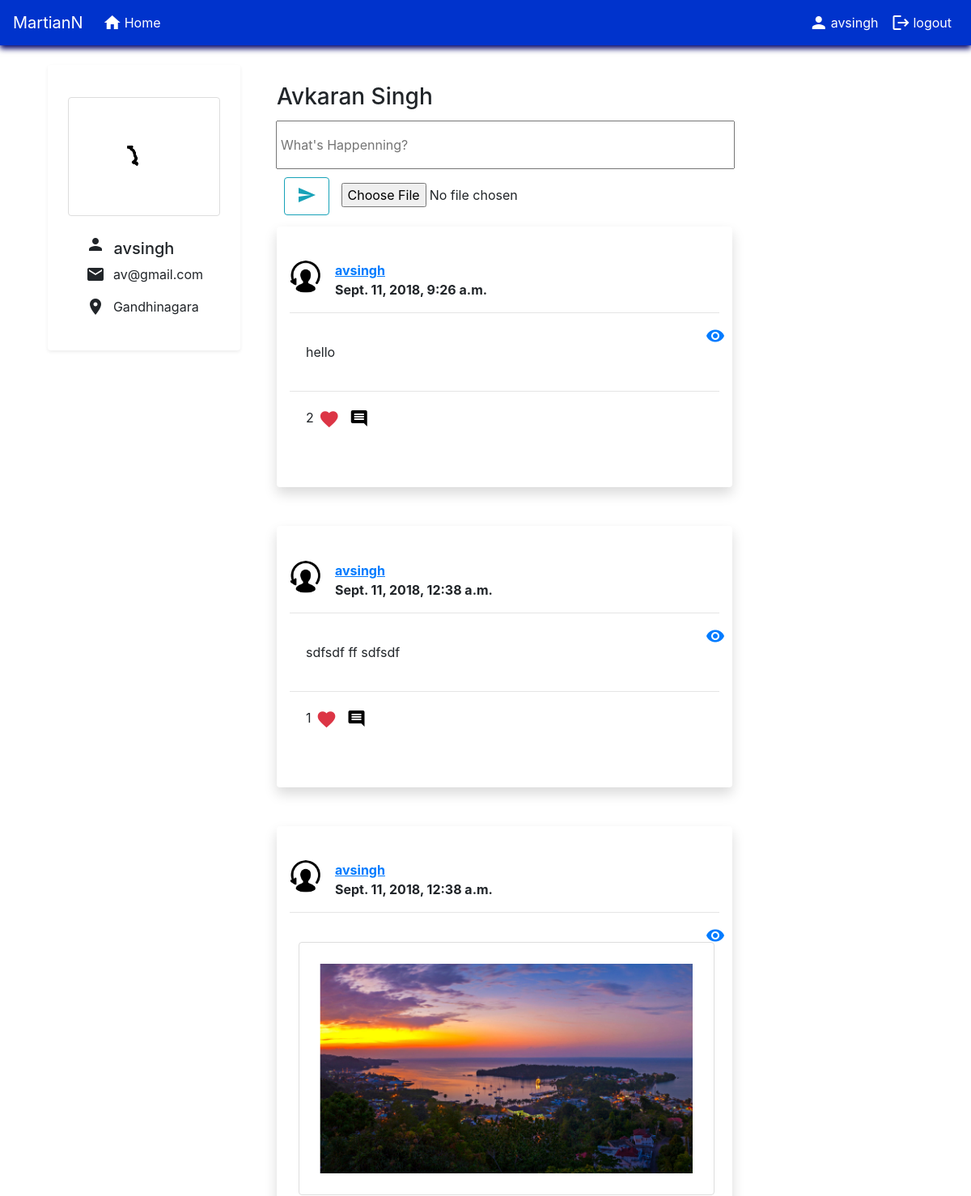
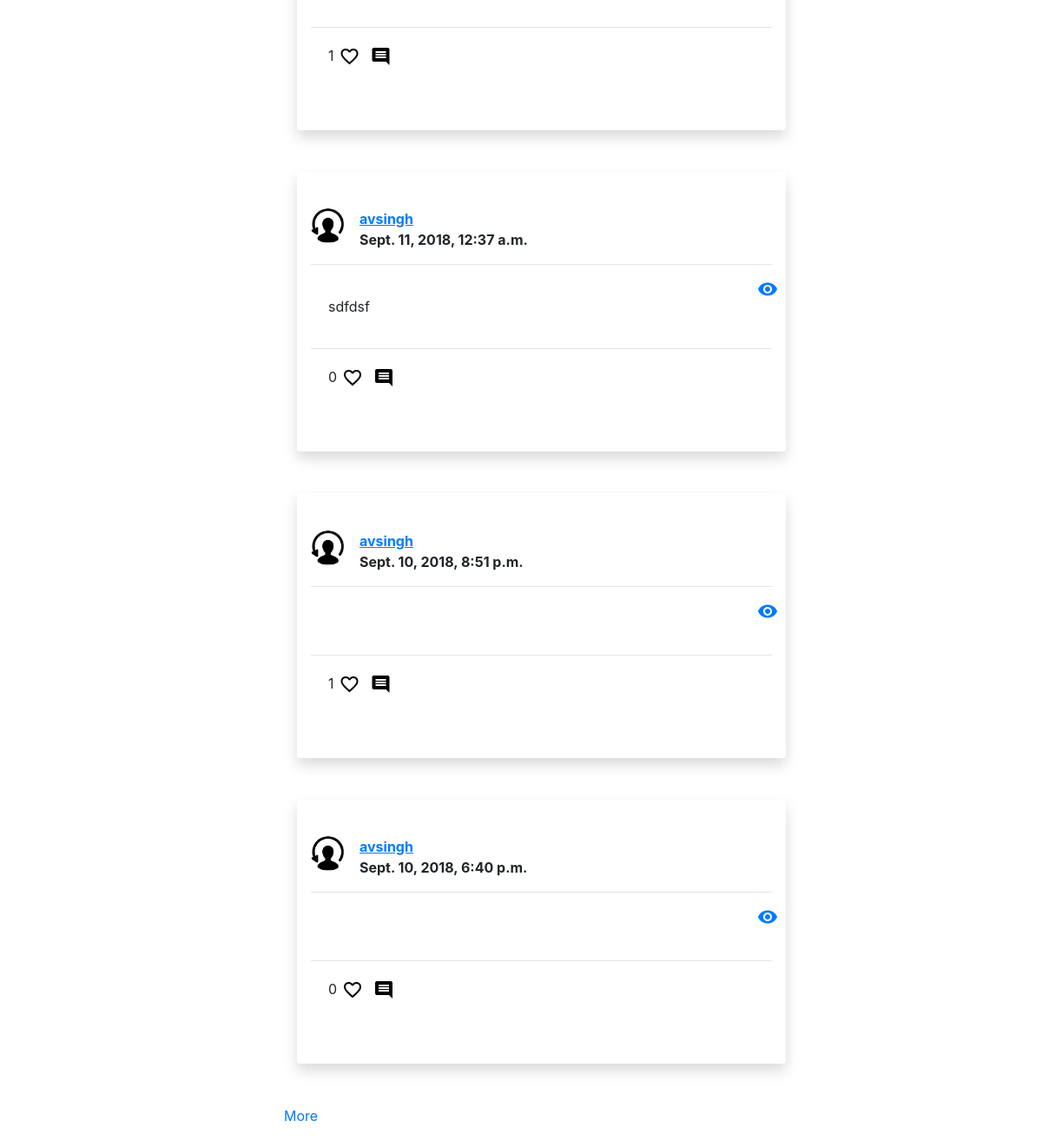
The page /Myprofile/ (signed in) on the database its author committed (2 pictures, top to bottom).
### accounts/models.py (models this page shows)
class UserProfile(models.Model):
    user = models.OneToOneField(User, on_delete=models.CASCADE)
    profile_pic = models.FileField(upload_to='upload_location',   default='/media/profile.png')
    description = models.CharField(max_length=100, default='',null=True)
    city = models.CharField(max_length=100,default='',null=True)
    dob = models.DateField(("DOB"), default=datetime.date.today)
    mobile = models.IntegerField(default=0)

### Myprofile/models.py (models this page shows)
class Post(models.Model):
    user = models.ForeignKey(User, on_delete=models.CASCADE)
    image = models.FileField(upload_to='upload_location',
            null=True,
            blank=True,)
    height_field = models.IntegerField(default=0, null=True)
    width_field = models.IntegerField(default=0, null = True)
    post =  models.TextField(null=True,blank=True)
    likee = models.IntegerField(default=0)
    date = models.DateTimeField(default=datetime.now,blank=True)

### Myprofile/views.py (the view)
def HomeView (request):
    template_name = 'home/home.html'
    userinfo = UserProfile.objects.all().filter(user=request.user)
    print(userinfo[0])
    if request.user.is_authenticated:
        if request.method == 'POST':
            form = HomeForm(request.POST, request.FILES)
            postcommenting = PostsData(request.POST)
            if form.is_valid():
                post =  form.save(commit=False)
                if form.cleaned_data["image"] is None and form.cleaned_data["post"]=='':
                    return HttpResponseRedirect(request.META.get('HTTP_REFERER'))
                post.user = request.user
                post.save()
                print(post.image)
                form = HomeForm()
                return redirect('/Myprofile')
            args = {'form': form, 'postcommenting':postcommenting}
            return render(request, template_name, args)
        else:
            form = HomeForm()
            postcommenting = PostsData()
            posts = Post.objects.all()
            comments = Comments.objects.all()
            likepost = Like.objects.all().filter(user=request.user)
            like = []
            for i in likepost:
                if i.post in posts:
                    like.append(get_object_or_404(Post,pk=i.post.id))
                    print("hh bhai")
                else:
                    print("nhi hh bro")
            print(like)
            posts=posts[::-1]
            page = request.GET.get('page', 1)
            paginator = Paginator(posts, 6)
            try:
                posts = paginator.page(page)
            except PageNotAnInteger:
                posts = paginator.page(1)
            except EmptyPage:
                posts = paginator.page(paginator.num_pages)
            print(userinfo)
            args =  {'form':form,'postcommenting':postcommenting,'posts':posts, 'comments':comments, 'userinfo':userinfo[0],'like':like}
            return render(request, template_name,args)
    else:
        return redirect('/')

### Myprofile/forms.py
class HomeForm(forms.ModelForm):
    class Meta:
        model = Post
        fields = ('post','image',)

class PostsData(forms.ModelForm):
    comment = forms.CharField()
    class Meta:
        model = Comments
        fields = ('comment',)

### Myprofile/templates/home/home.html (shortened to what this page needs)
{% extends 'base.html' %}
{% block content %}
    <div class="row" style="margin:2%;">
        <div class="container  col col-sm-3  " >
                <div class="shadow-sm p-3 mb-5 bg-white rounded" style="margin-left:20px;">
                <div class="media row" >
                        <img class="mr-3" style="width:80%;
                        border: 1px solid #ddd;
                        border-radius: 4px;
                        padding: 5px;
                        opacity:1;
                        padding:5%; margin:10%;display:inline;" src="{{ MEDIA_URL }}{{userinfo.profile_pic}}" >
                </div>
                <div class="row center-align"  style="margin-left:15%;  width:100%;">
                    <h5><i class="material-icons">person</i>&nbsp;&nbsp;{{request.user.username}}</h5>
                </div>
                <div class="row center-align" style="margin-left:15%;  width:100%;">
                   <i class="material-icons" style="margin-bottom:10px;margin-right:10px;">email</i><p>{{request.user.email}}</p>
                </div>
                <div class="row center-align" style="margin-left:15%;  width:100%;">
                      <p>  <i class="material-icons" style="margin-bottom:10px;margin-right:10px;">location_on
                        </i><p>{{userinfo.city}}</p></p>
                </div>
            </div>
        </div>
        <div class="col col-sm-9" style="margin-top:2%;">
            <div class="container" >
            <h3>Avkaran Singh</h3>
                    <div class="row">
                            <form style="width:69%; padding:4px; margin-left:10px;" enctype="multipart/form-data" action="{% url 'Myprofile' %}" method="POST">
                                <input style="width:100%;height:60px; padding:4px;" value="" placeholder="What's Happenning?" type="text" name="post" id="id_post">
                                <button   class="btn btn-outline-info" type="submit"  style="margin:10px;" name="action">
                                        <i class="material-icons " style="margin:3px;">send</i>
                                </button>
                                <input type="file" name="image" id="id_image" size="60">
                            </form>
                    </div>
            </div>
            <div class="infinite-container">
                {% for post in posts %}
                    <div class="infinite-item container post_detail "  >
                        <div class="shadow p-3 mb-5 bg-white rounded" style="width:70%;">
                            <div class="media  user_info" style="margin-top:5%;">
                                    <img class="mr-3" style="width:40px; border-radius: 50%;" >
                                    <b><a href="{{posts.user.username}}"><u>{{post.user.username}}</u></a><br/>{{post.date}}</b>
                            </div>
                            <hr/>
                            <div class="row ">
                                <div class="col-sm-11">
                                        <p style="margin:20px; padding:0px;">
                                                {{post.post}}
                                                {% if post.image %}
                                                    <div class="media row" >
                                                        <img class="mr-3" style="width:100%;
                                                        border: 1px solid #ddd;
                                                        border-radius: 4px;
                                                        padding: 5px;
                                                        opacity:1;
                                                        padding:5%; margin-left:5%;display:inline;" src="{{ MEDIA_URL }}{{post.image}}" >
                                                    </div>
                                                    {% endif %}
                                         </p>
                                </div>
                                <div class="col-sm-1">
                                        <p>
                                                <a href="{% url 'viewpost' post.id%}" ><i class="material-icons ">visibility</i></a>
                                        </p>
                                </div>
                            </div>
                            <hr/>
                            <div class="row" style="margin:20px; padding:0px;">
                                    <p style="font-size:16px;">{{post.likee}}</p>
                                            <form id="likes" action="{% url 'likepost' post.id %}" method="POST">
                                                    {% if not post in like %}
                                                    <button type="submit" name="post_id" value="{{posts.likee}}" style="background:#fff; border:#fff;">
                                                        <i class="material-icons ">favorite_border</i>
                                                    </button>
                                                    {% else %}
                                                    <button type="submit" name="post_id" value="{{posts.likee}}" style="background:#fff; border:#fff;">
                                                        <i class="material-icons text-danger" style="font-size:26px;">favorite</i>
                                                    </button>
                                                    {%endif%}
                                            </form>
                                    <div style="margin-bottom:30px; margin-left:px;">
                                        <button type="submit" data-toggle="collapse" data-target="#demo" name="post_id" value="{{posts.likee}}" style="cursor:pointer;background:#fff; border:#fff;">
                                            <i class="material-icons " >
                                            </i>
                                        </button>
                                    </div>
                            </div>
                        </div>
                    </div>
                {% endfor %}
            </div>
              {% if posts.has_next %}
                <a class="infinite-more-link" href="?page={{ posts.next_page_number }}">More</a>
              {% endif %}
        </div>
    </div>
{% endblock %}

### accounts/templates/base.html (shortened to what this page needs)
<!doctype html>
<html lang="en">
  <head>
    <link rel="stylesheet" href="https://stackpath.bootstrapcdn.com/bootstrap/4.1.3/css/bootstrap.min.css">
      <nav class="navbar navbar-expand-lg ">
          <a class="navbar-brand navi" href="#">MartianN</a>
          <div class="collapse navbar-collapse" id="navbarNav">
            <ul class="navbar-nav mr-auto">
                <li class="nav-item">
                    <a class="nav-link navi"  href="/"><i class="material-icons" style="margin-right:3px;margin-bottom:0px;">home</i>Home</a>
              </li>
            </ul>
             <ul class="nav navbar-nav navbar-right">
               {% if request.user.is_authenticated %}
                <li class="nav-item">
                  <a class="nav-link navi" href="/Myprofile"><i class="material-icons" style="margin-right:3px;margin-bottom:0px;">person</i> {{request.user}}</a>
                </li>
                <li class="nav-item">
                    <a class="nav-link navi" href="/logout"><i class="material-icons" style="margin-right:3px;margin-bottom:0px;">logout</i></span> logout</a>
                  </li>
                 {% endif%}
            </ul>
          </div>
        </nav>
  </head>
  <body>
    {% block content %}
    {% endblock %}
    {% load static %}
  </body>
</html>

### accounts/templates/base.html (style rules this page uses)
.navbar { background:#0033CC; box-shadow: 0px 4px 7px #000066, 0px 1px 20px 1px #fff; width:100%; }
.navi { color: #fff; font-weight:400; display:inline-flex; }

### rows shown on the page
UserProfile: profile_pic (picture), city "Gandhinagara"
Post: user.username "avsingh", date "Sept. 11, 2018, 9:26 a.m.", post "hello", likee "2"
Post: user.username "avsingh", date "Sept. 11, 2018, 12:38 a.m.", post "sdfsdf ff sdfsdf", likee "1"
Post: user.username "avsingh", date "Sept. 11, 2018, 12:38 a.m.", likee "1"
Post: user.username "avsingh", date "Sept. 11, 2018, 12:37 a.m.", post "sdfdsf", likee "0"
Post: user.username "avsingh", date "Sept. 10, 2018, 8:51 p.m.", likee "1"
Post: user.username "avsingh", date "Sept. 10, 2018, 6:40 p.m.", likee "0"

### other values the page prints
{{ request.user }} "avsingh"
{{ request.user.username }} "avsingh"
{{ request.user.email }} "av@gmail.com"
